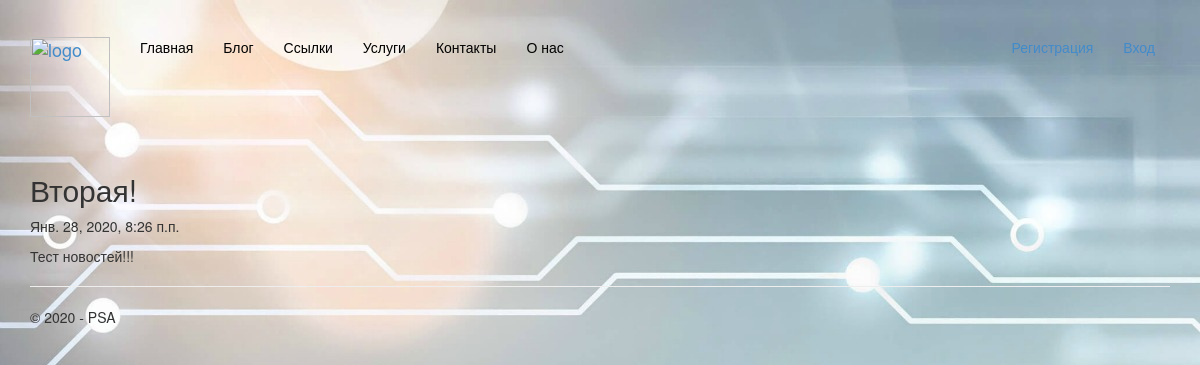
The page /news/2 on the database its author committed.
### app/models.py (models this page shows, shortened)
class News(models.Model):
 title = models.CharField(max_length = 100, unique_for_date = "posted", verbose_name
= "Заголовок")
 description = models.TextField(verbose_name = "Краткое содержание")
 content = models.TextField(verbose_name = "Полное содержание")
 posted = models.DateTimeField(default = datetime.now(), db_index = True,
 verbose_name = "Опубликована")
 class Meta:  # метаданные – вложенный класс, который задаетдополнительные параметры модели:
     db_table = "News" # имя таблицы для модели
     ordering = ["-posted"] # порядок сортировки данных в модели ("-" означаетпо убыванию)
     verbose_name = "новость" # имя, под которым модель будетотображаться в административном разделе (для одной статьи блога)
     verbose_name_plural = "новости" # тоже для всех статей блога

### app/views.py (the view)
# urls.py: url(r'^news/(?P<parametr>\d+)$', app.views.newspost, name='newspost'),
def newspost(request, parametr):
    post_1 = News.objects.get(id=parametr) # запрос на выбор конкретной статьи попараметру
    return render(request,
        'app/newspost.html',{
            'post_1': post_1, # передача конкретной статьи в шаблон вебстраницы
            'year':datetime.now().year,
         }
    )

### app/templates/app/newspost.html
﻿{% extends "app/layout.html" %}
{% block content %}
<h2> {{ post_1.title }} </h2>
<p>{{ post_1.posted }}</p>
<p> {{ post_1.content|linebreaksbr }} </p>
{% endblock %}

### app/static/app/content/site.css (style rules this page uses)
body { background-image: url(back.jpg); padding-top: 1px; padding-bottom: 20px; background-attachment: fixed; }

### rows shown on the page
News: title "Вторая!", posted "Янв. 28, 2020, 8:26 п.п.", content "Тест новостей!!!"
